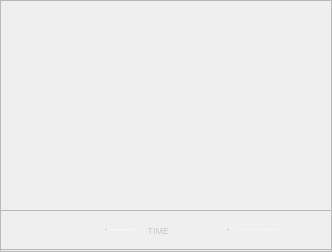
<?xml version="1.0" encoding="UTF-8"?>
<ui version="4.0">
 <class>Player</class>
 <widget class="QWidget" name="Player">
  <property name="geometry">
   <rect>
    <x>0</x>
    <y>0</y>
    <width>332</width>
    <height>252</height>
   </rect>
  </property>
  <property name="windowTitle">
   <string>Form</string>
  </property>
  <layout class="QVBoxLayout" name="verticalLayout">
   <property name="spacing">
    <number>0</number>
   </property>
   <property name="leftMargin">
    <number>0</number>
   </property>
   <property name="topMargin">
    <number>0</number>
   </property>
   <property name="rightMargin">
    <number>0</number>
   </property>
   <property name="bottomMargin">
    <number>0</number>
   </property>
   <item>
    <widget class="QFrame" name="globalFramePlayer">
     <property name="minimumSize">
      <size>
       <width>320</width>
       <height>240</height>
      </size>
     </property>
     <property name="frameShape">
      <enum>QFrame::StyledPanel</enum>
     </property>
     <property name="frameShadow">
      <enum>QFrame::Raised</enum>
     </property>
     <widget class="QFrame" name="globalFrameTransparent">
      <property name="geometry">
       <rect>
        <x>0</x>
        <y>210</y>
        <width>333</width>
        <height>40</height>
       </rect>
      </property>
      <property name="minimumSize">
       <size>
        <width>0</width>
        <height>40</height>
       </size>
      </property>
      <property name="maximumSize">
       <size>
        <width>16777215</width>
        <height>40</height>
       </size>
      </property>
      <property name="styleSheet">
       <string notr="true">QFrame#globalFramePlayer {
	border:						0px solid black;
}
QSlider::groove {
	background-color: 	qlineargradient(spread:pad, x1:0, y1:0, x2:1, y2:0, stop:0 rgba(255,255,255,30), stop:1 rgb(255,255,255, 130));
	height: 					1px;
}
QSlider::groove#seek {
	background-color: 	rgba(255,255,255, 130);
}
QSlider::handle {
	width: 						2px;
	background-color: 	rgb(200, 200, 200);
}
QPushButton {
	padding: 					1px;
	margin: 					0px;
	margin-bottom:		2px;
	background-color: 	transparent;
	border: 					0px solid transparent;
}
QLabel {
	font-size: 				9px;
	color: 						rgb(200, 200, 200);
}
QLabel::disabled {
	color: 						rgb(100, 100, 100);
}</string>
      </property>
      <property name="frameShape">
       <enum>QFrame::StyledPanel</enum>
      </property>
      <property name="frameShadow">
       <enum>QFrame::Raised</enum>
      </property>
      <layout class="QHBoxLayout" name="horizontalLayout" stretch="0,0,1,0,0,0,0">
       <property name="spacing">
        <number>12</number>
       </property>
       <property name="leftMargin">
        <number>12</number>
       </property>
       <item>
        <widget class="QPushButton" name="rewind">
         <property name="icon">
          <iconset resource="../icons/Rekall.qrc">
           <normaloff>:/icons/res_icon_video_rewind.png</normaloff>:/icons/res_icon_video_rewind.png</iconset>
         </property>
        </widget>
       </item>
       <item>
        <widget class="QPushButton" name="playPause">
         <property name="icon">
          <iconset resource="../icons/Rekall.qrc">
           <normaloff>:/icons/res_icon_video_play_on.png</normaloff>
           <normalon>:/icons/res_icon_video_play_off.png</normalon>:/icons/res_icon_video_play_on.png</iconset>
         </property>
         <property name="checkable">
          <bool>true</bool>
         </property>
         <property name="checked">
          <bool>false</bool>
         </property>
        </widget>
       </item>
       <item>
        <widget class="QSlider" name="seek">
         <property name="maximum">
          <number>100</number>
         </property>
         <property name="value">
          <number>0</number>
         </property>
         <property name="orientation">
          <enum>Qt::Horizontal</enum>
         </property>
        </widget>
       </item>
       <item>
        <widget class="PreviewerLabel" name="time">
         <property name="text">
          <string>TIME</string>
         </property>
         <property name="alignment">
          <set>Qt::AlignRight|Qt::AlignTrailing|Qt::AlignVCenter</set>
         </property>
        </widget>
       </item>
       <item>
        <widget class="QPushButton" name="volumeLow">
         <property name="text">
          <string/>
         </property>
         <property name="icon">
          <iconset resource="../icons/Rekall.qrc">
           <normaloff>:/icons/res_icon_volumeLow.png</normaloff>
           <normalon>:/icons/res_icon_volumeMute.png</normalon>:/icons/res_icon_volumeLow.png</iconset>
         </property>
         <property name="checkable">
          <bool>true</bool>
         </property>
         <property name="checked">
          <bool>false</bool>
         </property>
        </widget>
       </item>
       <item>
        <widget class="QSlider" name="volume">
         <property name="minimumSize">
          <size>
           <width>50</width>
           <height>0</height>
          </size>
         </property>
         <property name="maximumSize">
          <size>
           <width>50</width>
           <height>16777215</height>
          </size>
         </property>
         <property name="maximum">
          <number>100</number>
         </property>
         <property name="value">
          <number>0</number>
         </property>
         <property name="orientation">
          <enum>Qt::Horizontal</enum>
         </property>
        </widget>
       </item>
       <item>
        <widget class="QPushButton" name="volumeHigh">
         <property name="text">
          <string/>
         </property>
         <property name="icon">
          <iconset resource="../icons/Rekall.qrc">
           <normaloff>:/icons/res_icon_volumeHigh.png</normaloff>:/icons/res_icon_volumeHigh.png</iconset>
         </property>
        </widget>
       </item>
      </layout>
     </widget>
    </widget>
   </item>
  </layout>
 </widget>
 <customwidgets>
  <customwidget>
   <class>PreviewerLabel</class>
   <extends>QLabel</extends>
   <header>gui/previewerlabel.h</header>
   <slots>
    <signal>mouseDoubleClick()</signal>
    <signal>mouseReleased()</signal>
   </slots>
  </customwidget>
 </customwidgets>
 <resources>
  <include location="../icons/Rekall.qrc"/>
 </resources>
 <connections>
  <connection>
   <sender>rewind</sender>
   <signal>released()</signal>
   <receiver>Player</receiver>
   <slot>action()</slot>
   <hints>
    <hint type="sourcelabel">
     <x>19</x>
     <y>227</y>
    </hint>
    <hint type="destinationlabel">
     <x>21</x>
     <y>362</y>
    </hint>
   </hints>
  </connection>
  <connection>
   <sender>playPause</sender>
   <signal>released()</signal>
   <receiver>Player</receiver>
   <slot>action()</slot>
   <hints>
    <hint type="sourcelabel">
     <x>38</x>
     <y>228</y>
    </hint>
    <hint type="destinationlabel">
     <x>38</x>
     <y>322</y>
    </hint>
   </hints>
  </connection>
  <connection>
   <sender>time</sender>
   <signal>mouseReleased()</signal>
   <receiver>Player</receiver>
   <slot>action()</slot>
   <hints>
    <hint type="sourcelabel">
     <x>206</x>
     <y>230</y>
    </hint>
    <hint type="destinationlabel">
     <x>206</x>
     <y>292</y>
    </hint>
   </hints>
  </connection>
  <connection>
   <sender>volumeLow</sender>
   <signal>released()</signal>
   <receiver>Player</receiver>
   <slot>action()</slot>
   <hints>
    <hint type="sourcelabel">
     <x>233</x>
     <y>235</y>
    </hint>
    <hint type="destinationlabel">
     <x>233</x>
     <y>304</y>
    </hint>
   </hints>
  </connection>
  <connection>
   <sender>volume</sender>
   <signal>valueChanged(int)</signal>
   <receiver>Player</receiver>
   <slot>action()</slot>
   <hints>
    <hint type="sourcelabel">
     <x>261</x>
     <y>229</y>
    </hint>
    <hint type="destinationlabel">
     <x>261</x>
     <y>296</y>
    </hint>
   </hints>
  </connection>
  <connection>
   <sender>volumeHigh</sender>
   <signal>released()</signal>
   <receiver>Player</receiver>
   <slot>action()</slot>
   <hints>
    <hint type="sourcelabel">
     <x>307</x>
     <y>234</y>
    </hint>
    <hint type="destinationlabel">
     <x>307</x>
     <y>333</y>
    </hint>
   </hints>
  </connection>
  <connection>
   <sender>seek</sender>
   <signal>valueChanged(int)</signal>
   <receiver>Player</receiver>
   <slot>action()</slot>
   <hints>
    <hint type="sourcelabel">
     <x>151</x>
     <y>230</y>
    </hint>
    <hint type="destinationlabel">
     <x>140</x>
     <y>334</y>
    </hint>
   </hints>
  </connection>
  <connection>
   <sender>time</sender>
   <signal>mouseDoubleClick()</signal>
   <receiver>Player</receiver>
   <slot>actionDbl()</slot>
   <hints>
    <hint type="sourcelabel">
     <x>207</x>
     <y>233</y>
    </hint>
    <hint type="destinationlabel">
     <x>189</x>
     <y>304</y>
    </hint>
   </hints>
  </connection>
 </connections>
 <slots>
  <slot>action()</slot>
  <slot>actionDbl()</slot>
 </slots>
</ui>
